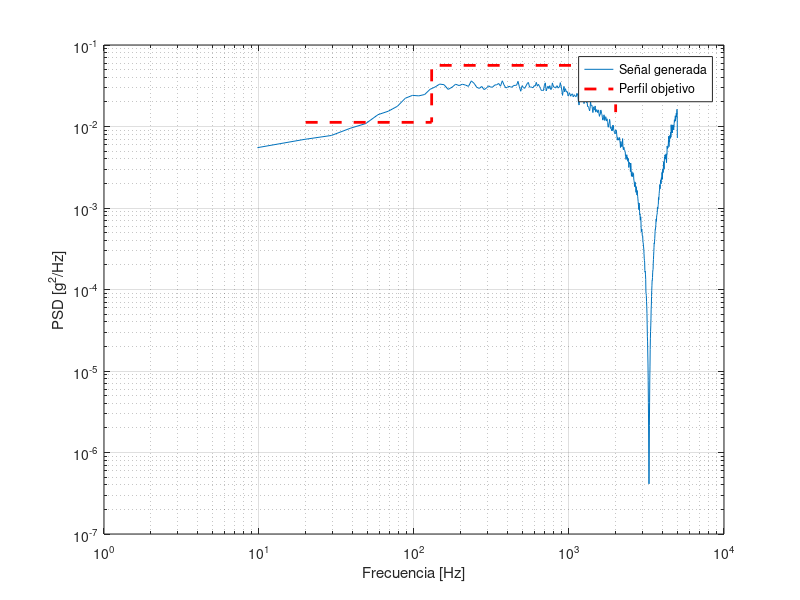

MATLAB code for this plot:
% Parámetros
fs = 10000; % Frecuencia de muestreo (debe ser al menos 2x la máxima frecuencia de interés)
T = 10; % Duración de la señal (segundos)
t = 0:1/fs:T-1/fs; % Vector de tiempo

% 1. Generar ruido blanco
noise = randn(size(t)); % Ruido gaussiano blanco

% 2. Diseñar filtro que moldee el PSD
% Usaremos un filtro FIR basado en tu perfil PSD
frequencies = [20, 130, 800, 2000]; % Puntos de frecuencia
amplitudes = [sqrt(0.01125), sqrt(0.05625), sqrt(0.05625), sqrt(0.015)]; % Amplitudes (raíz cuadrada del PSD)

% Crear respuesta en frecuencia deseada
f = linspace(0, fs/2, 1000);
H_desired = interp1(frequencies, amplitudes, f, 'linear', 'extrap');
H_desired = H_desired ./ max(H_desired); % Normalizar

% Diseñar filtro FIR
order = 500; % Orden del filtro
filt = fir2(order, f/(fs/2), H_desired);

% 3. Filtrar el ruido
filtered_noise = filter(filt, 1, noise);

% 4. Ajustar RMS a tu valor deseado
current_rms = rms(filtered_noise);
desired_rms = 7.545; % El RMS que calculamos antes
filtered_noise = filtered_noise * (desired_rms/current_rms);

% 5. Verificar PSD resultante
[pxx, f] = pwelch(filtered_noise, 1024, [], [], fs);
figure;
loglog(f, pxx);
hold on;
stairs(frequencies, amplitudes.^2, 'r--', 'LineWidth', 2);
grid on;
xlabel('Frecuencia [Hz]');
ylabel('PSD [g^2/Hz]');
legend('Señal generada', 'Perfil objetivo');